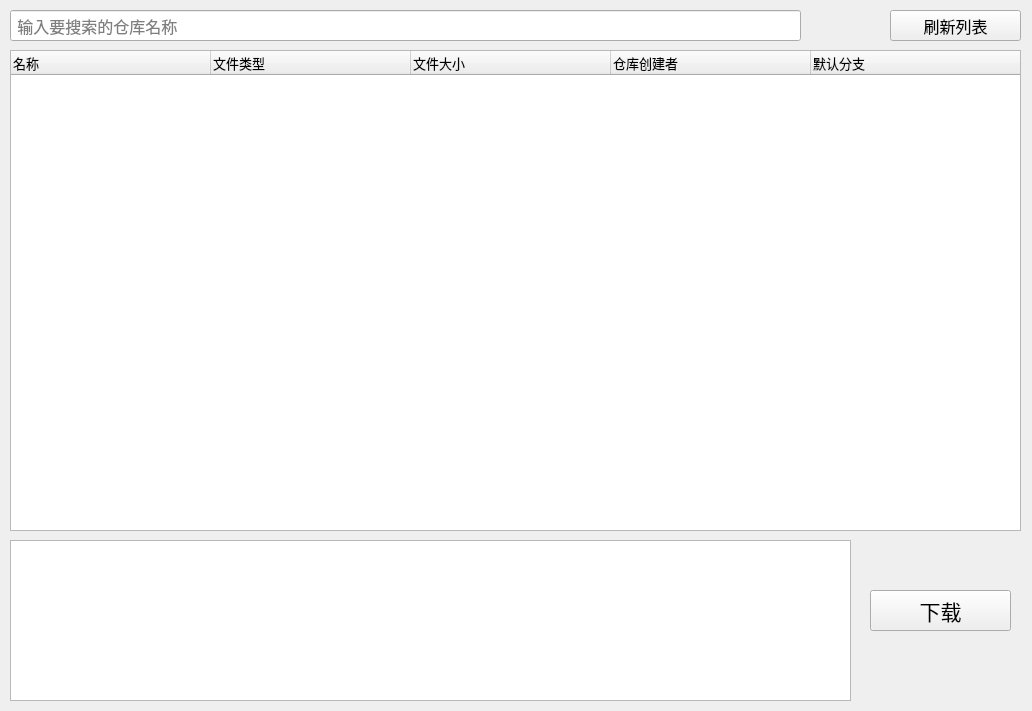
<?xml version="1.0" encoding="UTF-8"?>
<ui version="4.0">
 <class>Form</class>
 <widget class="QWidget" name="Form">
  <property name="geometry">
   <rect>
    <x>0</x>
    <y>0</y>
    <width>1032</width>
    <height>711</height>
   </rect>
  </property>
  <property name="minimumSize">
   <size>
    <width>1032</width>
    <height>711</height>
   </size>
  </property>
  <property name="maximumSize">
   <size>
    <width>1032</width>
    <height>711</height>
   </size>
  </property>
  <property name="windowTitle">
   <string>Gitea GUI</string>
  </property>
  <widget class="QTreeWidget" name="treeWidget">
   <property name="geometry">
    <rect>
     <x>10</x>
     <y>50</y>
     <width>1011</width>
     <height>481</height>
    </rect>
   </property>
   <property name="indentation">
    <number>30</number>
   </property>
   <property name="headerHidden">
    <bool>false</bool>
   </property>
   <attribute name="headerDefaultSectionSize">
    <number>200</number>
   </attribute>
   <attribute name="headerHighlightSections">
    <bool>false</bool>
   </attribute>
   <attribute name="headerStretchLastSection">
    <bool>true</bool>
   </attribute>
   <column>
    <property name="text">
     <string>名称</string>
    </property>
    <property name="font">
     <font>
      <pointsize>10</pointsize>
      <bold>false</bold>
      <kerning>true</kerning>
     </font>
    </property>
   </column>
   <column>
    <property name="text">
     <string>文件类型</string>
    </property>
    <property name="font">
     <font>
      <pointsize>10</pointsize>
     </font>
    </property>
   </column>
   <column>
    <property name="text">
     <string>文件大小</string>
    </property>
    <property name="font">
     <font>
      <pointsize>10</pointsize>
     </font>
    </property>
   </column>
   <column>
    <property name="text">
     <string>仓库创建者</string>
    </property>
    <property name="font">
     <font>
      <pointsize>10</pointsize>
     </font>
    </property>
   </column>
   <column>
    <property name="text">
     <string>默认分支</string>
    </property>
    <property name="font">
     <font>
      <pointsize>10</pointsize>
     </font>
    </property>
   </column>
  </widget>
  <widget class="QPushButton" name="pushButton">
   <property name="geometry">
    <rect>
     <x>870</x>
     <y>590</y>
     <width>141</width>
     <height>41</height>
    </rect>
   </property>
   <property name="font">
    <font>
     <pointsize>16</pointsize>
    </font>
   </property>
   <property name="text">
    <string>下载</string>
   </property>
  </widget>
  <widget class="QTextEdit" name="log_textEdit">
   <property name="geometry">
    <rect>
     <x>10</x>
     <y>540</y>
     <width>841</width>
     <height>161</height>
    </rect>
   </property>
   <property name="font">
    <font>
     <pointsize>14</pointsize>
    </font>
   </property>
   <property name="readOnly">
    <bool>true</bool>
   </property>
   <property name="html">
    <string>&lt;!DOCTYPE HTML PUBLIC &quot;-//W3C//DTD HTML 4.0//EN&quot; &quot;http://www.w3.org/TR/REC-html40/strict.dtd&quot;&gt;
&lt;html&gt;&lt;head&gt;&lt;meta name=&quot;qrichtext&quot; content=&quot;1&quot; /&gt;&lt;meta charset=&quot;utf-8&quot; /&gt;&lt;style type=&quot;text/css&quot;&gt;
p, li { white-space: pre-wrap; }
hr { height: 1px; border-width: 0; }
li.unchecked::marker { content: &quot;\2610&quot;; }
li.checked::marker { content: &quot;\2612&quot;; }
&lt;/style&gt;&lt;/head&gt;&lt;body style=&quot; font-family:'Microsoft YaHei UI'; font-size:14pt; font-weight:400; font-style:normal;&quot;&gt;
&lt;p style=&quot;-qt-paragraph-type:empty; margin-top:0px; margin-bottom:0px; margin-left:0px; margin-right:0px; -qt-block-indent:0; text-indent:0px; font-size:9pt;&quot;&gt;&lt;br /&gt;&lt;/p&gt;&lt;/body&gt;&lt;/html&gt;</string>
   </property>
  </widget>
  <widget class="QLineEdit" name="search_name_edit">
   <property name="geometry">
    <rect>
     <x>10</x>
     <y>10</y>
     <width>791</width>
     <height>31</height>
    </rect>
   </property>
   <property name="font">
    <font>
     <pointsize>12</pointsize>
    </font>
   </property>
   <property name="text">
    <string/>
   </property>
   <property name="placeholderText">
    <string> 输入要搜索的仓库名称</string>
   </property>
  </widget>
  <widget class="QPushButton" name="refresh_button">
   <property name="geometry">
    <rect>
     <x>890</x>
     <y>10</y>
     <width>131</width>
     <height>31</height>
    </rect>
   </property>
   <property name="font">
    <font>
     <pointsize>12</pointsize>
    </font>
   </property>
   <property name="text">
    <string>刷新列表</string>
   </property>
  </widget>
 </widget>
 <resources/>
 <connections/>
</ui>
